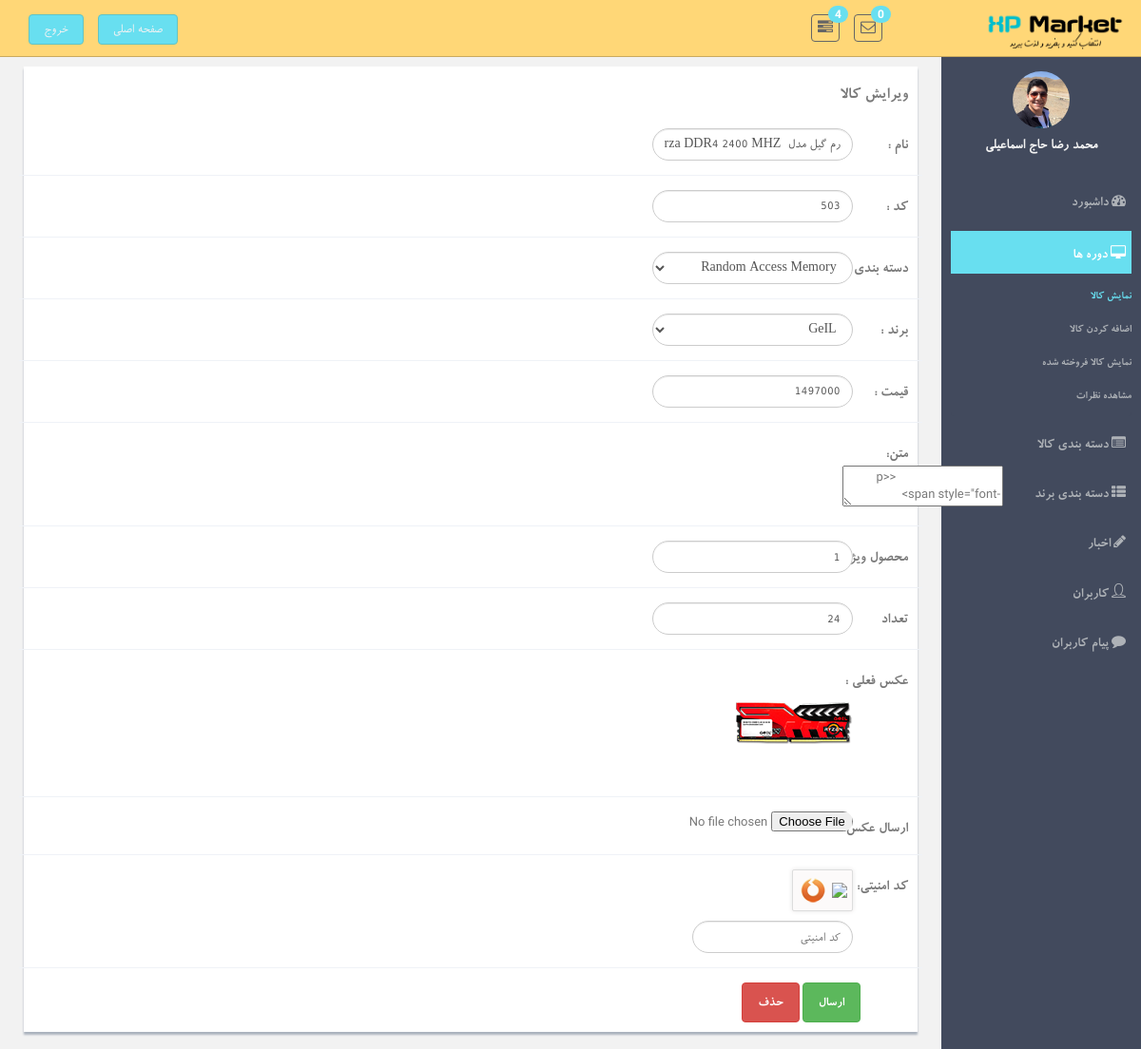
The app's page /admin/edit-product.php?productid=19 (signed in), older data.
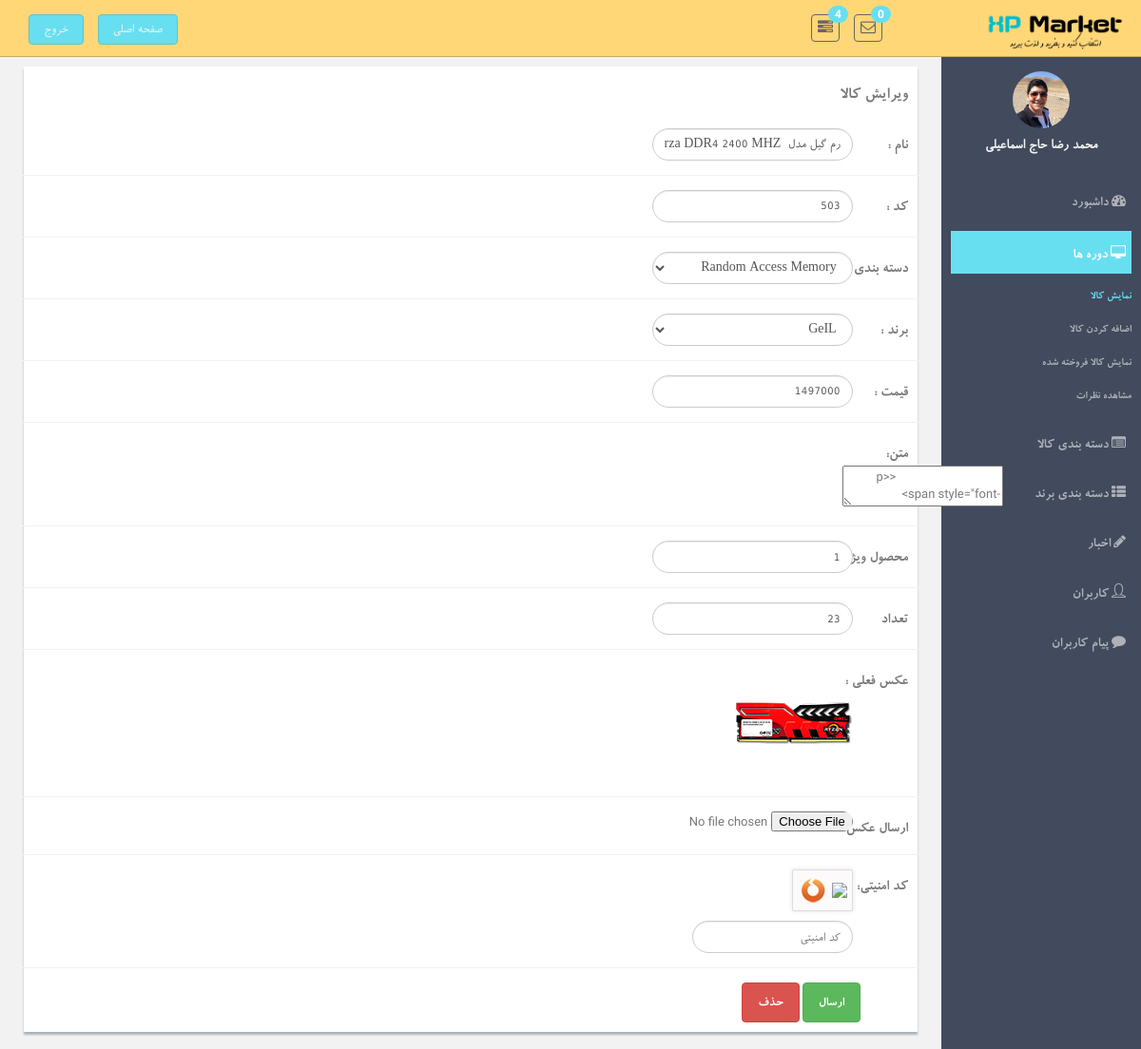
The same page, newer data.
### tables this page shows
CREATE TABLE IF NOT EXISTS `product` (
  `id` int(11) NOT NULL AUTO_INCREMENT,
  `name` char(200) NOT NULL,
  `code` int(4) NOT NULL,
  `categoryp` int(11) NOT NULL,
  `categoryb` int(11) NOT NULL,
  `price` int(8) NOT NULL DEFAULT '0',
  `Description` text NOT NULL,
  `number` int(3) NOT NULL,
  `special` tinyint(1) NOT NULL,
  PRIMARY KEY (`id`)
);

### admin/edit-product.php (the view, shortened to what the changed rows need)
<!DOCTYPE html>
<html lang="en">
  <head>
    <link href="assets/css/bootstrap.css" rel="stylesheet">
    <link href="assets/font-awesome/css/font-awesome.css" rel="stylesheet" />
    <link rel="stylesheet" type="text/css" href="assets/css/zabuto_calendar.css">
    <link rel="stylesheet" type="text/css" href="assets/js/gritter/css/jquery.gritter.css" />
    <link rel="stylesheet" type="text/css" href="assets/lineicons/style.css">
    <link href="assets/css/style.css" rel="stylesheet">
    <link href="assets/css/style-responsive.css" rel="stylesheet">
  </head>
  <body>
  <section id="container" >
      <section id="main-content">
          <section class="wrapper">
                  <div class="form-panel">
                      <form class="form-horizontal style-form" method="post" action="inc/edit-product.php" name="form" onsubmit="return validateForm();" enctype="multipart/form-data">
                        <?php
                          $id=$_REQUEST['productid'];
                          $id = htmlentities($id, ENT_QUOTES, "UTF-8");
                          $id = str_replace("<", "&lt;", $id);
                          $id = str_replace(">", "&gt;", $id);
                          $id = str_replace("script", "", $id);
                          $id=filter_var($id, FILTER_SANITIZE_FULL_SPECIAL_CHARS);
                          require("inc/connect.php");
                          $id=mysqli_escape_string($sql,$id);
                          $edit_product=("SELECT * FROM `product` where id='$id'");
                          $result=mysqli_query($sql,$edit_product);
                          if(mysqli_num_rows($result) > 0){
                          $row=mysqli_fetch_array($result);
                          echo '<div class="form-group">
                              <label class="col-sm-2 col-sm-2 control-label">نام :</label>
                              <div class="col-sm-10" style="margin-right: -100px;">
                                  <input id="name" name="name" class="form-control round-form" type="text" placeholder="نام" value="'.$row["name"].'" onblur="CheckEmpty();">
                              </div>
                          </div>
                          <div class="form-group">
                              <label class="col-sm-2 col-sm-2 control-label">کد :</label>
                              <div class="col-sm-10" style="margin-right: -100px;">
                                  <input id="code" name="code" class="form-control round-form" type="number" placeholder="کد" value="'.$row["code"].'" onblur="CheckEmpty();">
                              </div>
                          </div>
                          <div class="form-group">
                              <label class="col-sm-2 col-sm-2 control-label">دسته بندی :</label>
                              <div class="col-sm-10" style="margin-right: -100px;">
                                  <select id="categoryp" name="categoryp" class="form-control round-form"  onblur="CheckEmpty();">';
                                      $categoryp=("Select categoryp.* from `categoryp`,`product` WHERE categoryp.id=product.categoryp and product.id='$id'");
                                      $resul=mysqli_query($sql,$categoryp);
                                      while($row2=mysqli_fetch_assoc($resul)) {
                                          echo '<option value="'.$row2["id"].'">' . $row2["name"] . '</option>';
                                      }
                              echo '</select>
                              </div>
                          </div>
                          <div class="form-group">
                              <label class="col-sm-2 col-sm-2 control-label"> برند :</label>
                              <div class="col-sm-10" style="margin-right: -100px;">
                                  <select id="categoryb" name="categoryb" class="form-control round-form" onblur="CheckEmpty();">';
                                      $categoryb=("Select categoryb.* from `categoryb`,`product` WHERE categoryb.id=product.categoryb and product.id='$id'");
                                      $resu=mysqli_query($sql,$categoryb);
                                      while($row3=mysqli_fetch_assoc($resu)) {
                                          echo '<option value="'.$row3["id"].'">' . $row3["name"] . '</option>';
                                      }
                              echo '</select>
                              </div>
                          </div>
                          <div class="form-group">
                              <label class="col-sm-2 col-sm-2 control-label">قیمت :</label>
                              <div class="col-sm-10" style="margin-right: -100px;">
                                  <input id="price" name="price" class="form-control round-form"  type="number" placeholder="قیمت" value="'.$row["price"].'" onblur="CheckEmpty();">
                              </div>
                          </div>
                          <div class="form-group">
                              <label class="col-sm-2 col-sm-2 control-label">متن:</label>
                              <div class="col-sm-10" style="margin-right: -100px;width: 900px">
                                  <textarea  id="description" name="description" >
                                  '.$row["Description"].'
                                  </textarea>
                              </div>
                          </div>
                          <div class="form-group">
                              <label class="col-sm-2 col-sm-2 control-label">محصول ویژه</label>
                              <div class="col-sm-10" style="margin-right: -100px;">
                                  <input id="special" name="special" onblur="CheckEmpty();" class="form-control round-form" value="'.$row["special"].'" type="number" placeholder="ویژه">
                              </div>
                          </div>
                          <div class="form-group">
                              <label class="col-sm-2 col-sm-2 control-label">تعداد</label>
                              <div class="col-sm-10" style="margin-right: -100px;">
                                  <input id="number" name="number" onblur="CheckEmpty();" class="form-control round-form" value="'.$row["number"].'" type="number" placeholder="تعداد">
                              </div>
                          </div>
                          <div class="form-group">
                              <label class="col-sm-2 col-sm-2 control-label">عکس فعلی :</label>
                              <div class="col-sm-10" style="margin-right: -100px;">
                                  <img src="../images/product_s/'.$row["id"].'.png">
                              </div>
                          </div>
                          <div class="form-group">
                              <label class="col-sm-2 col-sm-2 control-label">ارسال عکس:</label>
                              <div class="col-sm-10" style="margin-right: -100px;">
                                <input id="picture" name="picture" onblur="CheckEmpty();" class="round-form" type="file" placeholder="ارسال فایل">
                              </div>
                          </div>
                          <div class="form-group">
                              <label class="col-sm-2 col-sm-2 control-label">کد امنیتی:</label>
                              <div class="col-sm-10" style="margin-right: -100px;">';
                                  require("assets/sc/sa-captcha/captcha.php");
                            echo'<input id="captcha" name="captcha" style="margin-top:10px;width:169px" class="form-control round-form" type="text" placeholder="کد امنیتی" onblur="CheckEmpty();">
                              </div>
                          </div>
                          <input type="hidden" value="'.filter_var($id, FILTER_SANITIZE_NUMBER_INT).'" name="hiddenid"/>
                          <button type="submit" name="submit" class="btn btn-success">ارسال</button>
                          <button type="button" type="reset" class="btn btn-danger">حذف</button>
                      </form>
                     </div>
                  </div>';
                   }
                  ?>
          </section>
      </section>
  </section>
  </body>
</html>

Row changes from the older to the newer data that the page shows:
changed product "رم گیل مدل Evo Forza DDR4 2400 MHZ ظرفیت 16 گیگابایت": number "24" → "23"
